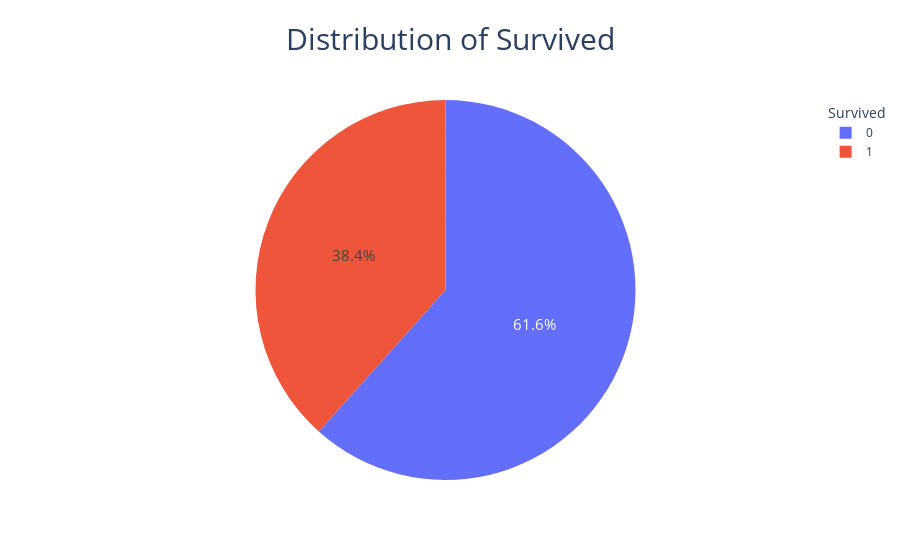

The notebook cell this image was saved under:
### Code cell
# Checking target distribution

labels = df['Survived'].unique()
values = df['Survived'].value_counts()

fig = go.Figure(data=[go.Pie(labels = labels, values = values)])

fig.update_traces(hoverinfo='value',
                  textfont_size=15
                 )

fig.update_layout(legend={'title_text':'Survived'},
                 title={'text':'Distribution of Survived',
                        'x':0.5,
                        'font_size':30
                       })
fig.show()

### Figure 1 — Plotly figure (JSON) as saved in the notebook; plotly's stock layout.template omitted (floating-point values rounded to 4 significant figures)
{"data": [{"hoverinfo": "value", "labels": [0, 1], "textfont": {"size": 15}, "type": "pie", "values": [549, 342]}], "layout": {"legend": {"title": {"text": "Survived"}}, "title": {"font": {"size": 30}, "text": "Distribution of Survived", "x": 0.5}}}
